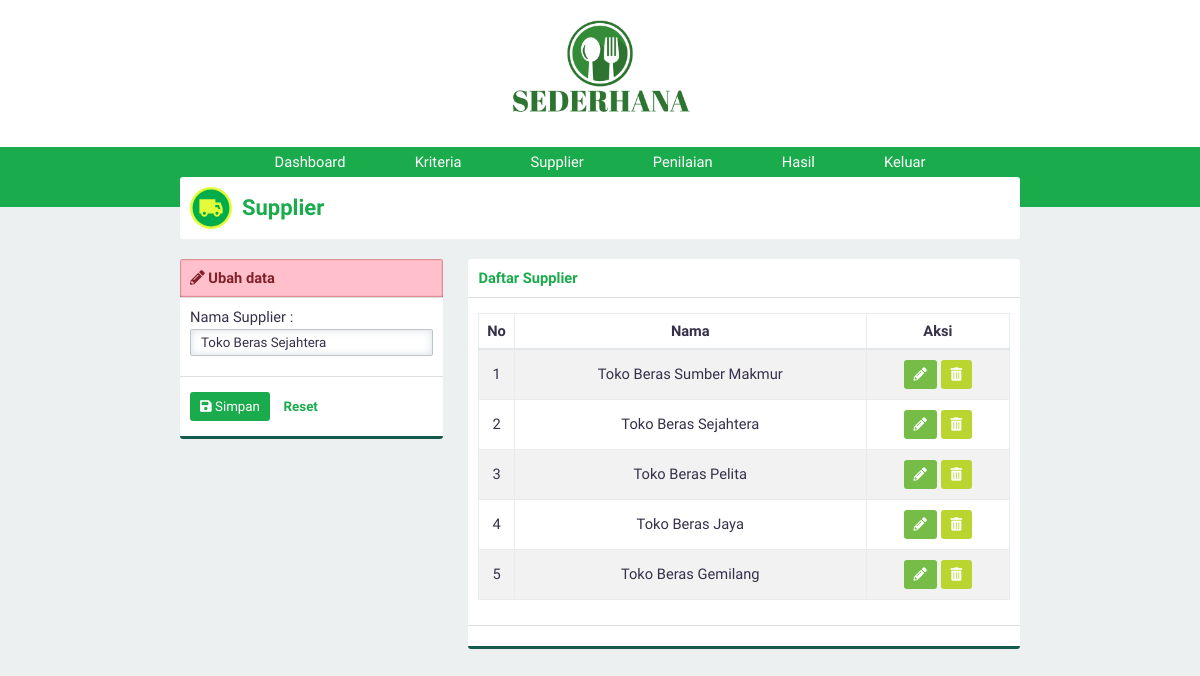
Page /?page=supplier&aksi=ubah&id=10 (signed in) on the committed database.
### tables this page shows
CREATE TABLE `supplier` (
  `id_supplier` int(3) NOT NULL,
  `namaSupplier` varchar(30) NOT NULL
);

### page/supplier.php (the view)
<div class="panel">
    <div class="panel-middle" id="judul">
        <img src="asset/image/supplier.svg">
        <div id="judul-text">
            <h2 class="text-green">Supplier</h2>
        </div>
    </div>
</div>
<div class="row">
    <div class="col-4">
        <div class="panel">
            <?php
            if (@htmlspecialchars($_GET['aksi']) == 'ubah') {
                include 'ubahsupplier.php';
            } else {
                include 'tambahsupplier.php';
            }
            ?>
        </div>
    </div>
    <div class="col-8">
        <div class="panel">
            <div class="panel-top">
                <b class="text-green">Daftar Supplier</b>
            </div>
            <div class="panel-middle">
                <div class="table-responsive">
                    <table>
                        <thead>
                            <tr>
                                <th>No</th>
                                <th>Nama</th>
                                <th>Aksi</th>
                            </tr>
                        </thead>
                        <tbody>
                            <?php
                            $query = "SELECT * FROM supplier";
                            $execute = $konek->query($query);
                            if ($execute->num_rows > 0) {
                                $no = 1;
                                while ($data = $execute->fetch_array(MYSQLI_ASSOC)) {
                                    echo "
                                <tr id='data'>
                                    <td>$no</td>
                                    <td>$data[namaSupplier]</td>
                                    <td>
                                    <div class='norebuttom'>
                                    <a class=\"btn btn-light-green\" href='./?page=supplier&aksi=ubah&id=" . $data['id_supplier'] . "'><i class='fa fa-pencil-alt'></i></a>
                                    <a class=\"btn btn-yellow\" data-a=" . $data['namaSupplier'] . " id='hapus' href='./proses/proseshapus.php/?op=supplier&id=" . $data['id_supplier'] . "'><i class='fa fa-trash-alt'></i></a>
                                    </div></td>
                                </tr>";
                                    $no++;
                                }
                            } else {
                                echo "<tr><td  class='text-center text-green' colspan='3'>Kosong</td></tr>";
                            }
                            ?>
                        </tbody>
                    </table>
                </div>
            </div>
            <div class="panel-bottom"></div>
        </div>
    </div>
</div>

### page/ubahsupplier.php (shortened to what this page needs)
<?php
$id=htmlspecialchars(@$_GET['id']);
$query="SELECT * FROM supplier WHERE id_supplier='$id'";
$execute=$konek->query($query);
if ($execute->num_rows > 0){
    $data=$execute->fetch_array(MYSQLI_ASSOC);
}else{
    header('location:./?page=supplier');
}
?>
<div class="panel-top panel-top-edit">
    <b><i class="fa fa-pencil-alt"></i> Ubah data</b>
</div>
<form id="form" method="POST" action="./proses/prosesubah.php">
    <div class="panel-middle">
        <div class="group-input">
            <label for="supplier" >Nama Supplier :</label>
            <input type="text" value="<?php echo $data['namaSupplier']; ?>" class="form-custom" required autocomplete="off" placeholder="Nama Supplier" id="supplier" name="supplier">
        </div>
    </div>
    <div class="panel-bottom">
        <button type="submit" id="buttonsimpan" class="btn btn-green"><i class="fa fa-save"></i> Simpan</button>
        <button type="reset" id="buttonreset" class="btn btn-second">Reset</button>
    </div>
</form>

### asset/css/style.css (style rules this page uses)
* { padding: 0; margin: 0; font-family: 'Work Sans', sans-serif; color: #36304A; font-weight: 500; letter-spacing: normal; }
a { text-decoration: none; }
h2 { font-size: 1.5em; }
b, h1, h2, h3, h4, h5 { padding: 0; font-weight: 600 !important; margin: 0.83em 0em; }
.text-green { color: #1aab4c !important; }
input, select { border: none; width: 100%; }
.form-custom { padding: 5px 10px; border: solid 1px #BDC3C7; -webkit-border-radius: 2px; -moz-border-radius: 2px; border-radius: 2px; box-sizing: border-box; box-shadow: inset 0 0 8px #d9dfe3; margin: 3px 0 10px 0; }
.btn { border: none; -webkit-padding: 7px 10px; -o-padding: 7px 10px; -moz-padding: 7px 10px; padding: 7px 10px; border-radius: 3px; margin: 5px 0px; display: inline-block; cursor: pointer; font-size: 10pt !important; }
.btn i { color: white !important; }
.btn-green { background-color: #1aab4c; color: white !important; }
.btn-light-green { background-color: #76bd47; color: white !important; }
.btn-yellow { background-color: #bad530; color: white !important; }
.btn-second { background-color: transparent; color: #1aab4c; font-weight: 600; }
.row { margin-top: 10px; display: flex; }
div[class^="col-"] { margin-left: 3%; }
div[class^="col-"]:first-child { margin-left: 0%; }
.col-4 { width: 31.3333333333%; }
.col-8 { width: 65.6666666667%; }
.table-responsive { overflow-y: hidden; }
table { width: 100%; text-align: center; border-collapse: collapse; margin: 5px 0px 15px 0px; }
table tr th { padding: 8px 0px; border: solid 1px #e9ecef; border-bottom: solid 2px #e4e7ea; font-weight: bold; }
table td { border: solid 1px #e9ecef; padding: 5px; }
table tr#data:nth-child(odd) { background-color: #f2f2f2; }
.panel { background-color: white; border-radius: 3px; -webkit-box-sizing: border-box; -moz-box-sizing: border-box; -o-box-sizing: border-box; box-sizing: border-box; margin-bottom: 20px; overflow: hidden; }
.panel-top-edit { background-color: #ffc0cb; box-shadow: inset 0px 0px 2px #800000; color: #802029; }
.panel-top-edit b, .panel-top-edit i { color: #802029; }
.panel-top { padding: 10px; box-sizing: padding-box; border-bottom: solid 1px #dddddd; }
.panel-middle { padding: 10px; box-sizing: padding-box; }
.panel-bottom { padding: 10px; border-bottom: solid 3px #135a4c; border-top: solid 1px #dddddd; }
body { background-color: #ECF0F1; display: flex; width: 100vw; height: 100vh; align-items: center; flex-direction: column; overflow-x: hidden; font-size: 11pt; }
#judul { display: flex; align-items: center; }
#judul img { margin-right: 10px; }
#judul #judul-text { color: #666666; }
#judul #judul-text h2 { margin: 0 !important; }

### rows in the picture
supplier: supplier "Toko Beras Sejahtera", namaSupplier "Toko Beras Sejahtera"
supplier: namaSupplier "Toko Beras Sumber Makmur"
supplier: namaSupplier "Toko Beras Pelita"
supplier: namaSupplier "Toko Beras Jaya"
supplier: namaSupplier "Toko Beras Gemilang"
